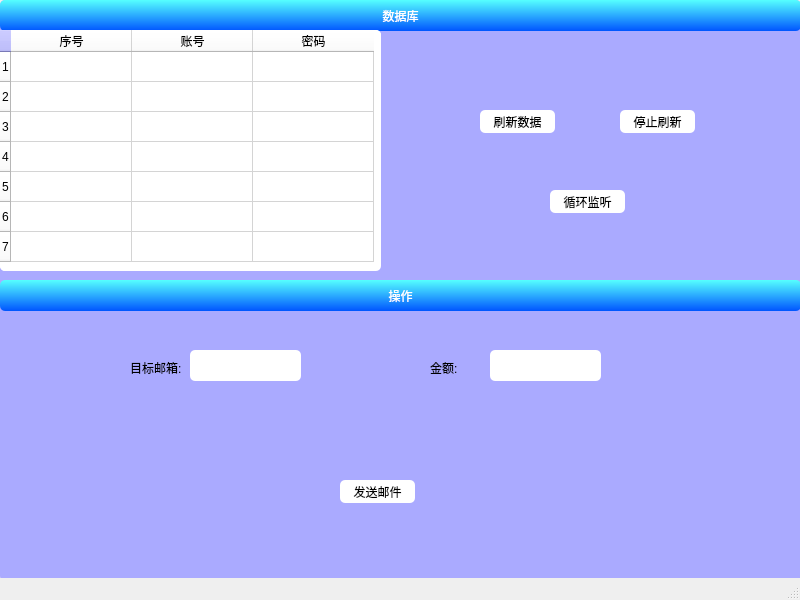
<?xml version="1.0" encoding="UTF-8"?>
<ui version="4.0">
 <class>MainWindow</class>
 <widget class="QMainWindow" name="MainWindow">
  <property name="geometry">
   <rect>
    <x>0</x>
    <y>0</y>
    <width>800</width>
    <height>600</height>
   </rect>
  </property>
  <property name="windowTitle">
   <string>MainWindow</string>
  </property>
  <widget class="QWidget" name="centralwidget">
   <widget class="QWidget" name="widget" native="true">
    <property name="geometry">
     <rect>
      <x>0</x>
      <y>0</y>
      <width>801</width>
      <height>581</height>
     </rect>
    </property>
    <property name="styleSheet">
     <string notr="true">background-color:rgb(170, 170, 255);border-radius:5px;</string>
    </property>
    <widget class="QLabel" name="label">
     <property name="geometry">
      <rect>
       <x>0</x>
       <y>0</y>
       <width>801</width>
       <height>31</height>
      </rect>
     </property>
     <property name="styleSheet">
      <string notr="true">background-color:qlineargradient(spread:pad, x1:0, y1:1, x2:0, y2:0, stop:0 rgba(0, 85, 255, 255), stop:1 rgba(85, 255, 255, 255));
font: 75 18pt &quot;Aharoni&quot;;color:#fff</string>
     </property>
     <property name="text">
      <string>数据库</string>
     </property>
     <property name="alignment">
      <set>Qt::AlignCenter</set>
     </property>
    </widget>
    <widget class="QLabel" name="label_2">
     <property name="geometry">
      <rect>
       <x>0</x>
       <y>280</y>
       <width>801</width>
       <height>31</height>
      </rect>
     </property>
     <property name="styleSheet">
      <string notr="true">background-color:qlineargradient(spread:pad, x1:0, y1:1, x2:0, y2:0, stop:0 rgba(0, 85, 255, 255), stop:1 rgba(85, 255, 255, 255));
font: 75 18pt &quot;Aharoni&quot;;color:#fff</string>
     </property>
     <property name="text">
      <string>操作</string>
     </property>
     <property name="alignment">
      <set>Qt::AlignCenter</set>
     </property>
    </widget>
    <widget class="QLineEdit" name="lineEdit">
     <property name="geometry">
      <rect>
       <x>190</x>
       <y>350</y>
       <width>111</width>
       <height>31</height>
      </rect>
     </property>
     <property name="styleSheet">
      <string notr="true">background-color:rgb(255, 255, 255)</string>
     </property>
    </widget>
    <widget class="QLabel" name="label_3">
     <property name="geometry">
      <rect>
       <x>130</x>
       <y>360</y>
       <width>51</width>
       <height>16</height>
      </rect>
     </property>
     <property name="text">
      <string>目标邮箱:</string>
     </property>
    </widget>
    <widget class="QPushButton" name="pushButton">
     <property name="geometry">
      <rect>
       <x>340</x>
       <y>480</y>
       <width>75</width>
       <height>23</height>
      </rect>
     </property>
     <property name="styleSheet">
      <string notr="true">background-color:rgb(255, 255, 255)</string>
     </property>
     <property name="text">
      <string>发送邮件</string>
     </property>
    </widget>
    <widget class="QPushButton" name="pushButton_2">
     <property name="geometry">
      <rect>
       <x>480</x>
       <y>110</y>
       <width>75</width>
       <height>23</height>
      </rect>
     </property>
     <property name="styleSheet">
      <string notr="true">background-color:rgb(255, 255, 255)</string>
     </property>
     <property name="text">
      <string>刷新数据</string>
     </property>
    </widget>
    <widget class="QPushButton" name="pushButton_3">
     <property name="geometry">
      <rect>
       <x>550</x>
       <y>190</y>
       <width>75</width>
       <height>23</height>
      </rect>
     </property>
     <property name="styleSheet">
      <string notr="true">background-color:rgb(255, 255, 255)</string>
     </property>
     <property name="text">
      <string>循环监听</string>
     </property>
    </widget>
    <widget class="QPushButton" name="pushButton_4">
     <property name="geometry">
      <rect>
       <x>620</x>
       <y>110</y>
       <width>75</width>
       <height>23</height>
      </rect>
     </property>
     <property name="styleSheet">
      <string notr="true">background-color:rgb(255, 255, 255)</string>
     </property>
     <property name="text">
      <string>停止刷新</string>
     </property>
    </widget>
    <widget class="QTableWidget" name="tableWidget">
     <property name="geometry">
      <rect>
       <x>0</x>
       <y>30</y>
       <width>381</width>
       <height>241</height>
      </rect>
     </property>
     <property name="styleSheet">
      <string notr="true">background-color:rgb(255, 255, 255)</string>
     </property>
     <property name="rowCount">
      <number>7</number>
     </property>
     <attribute name="horizontalHeaderDefaultSectionSize">
      <number>121</number>
     </attribute>
     <row>
      <property name="text">
       <string>1</string>
      </property>
     </row>
     <row>
      <property name="text">
       <string>2</string>
      </property>
     </row>
     <row>
      <property name="text">
       <string>3</string>
      </property>
     </row>
     <row/>
     <row/>
     <row/>
     <row/>
     <column>
      <property name="text">
       <string>序号</string>
      </property>
      <property name="foreground">
       <brush brushstyle="SolidPattern">
        <color alpha="255">
         <red>0</red>
         <green>0</green>
         <blue>0</blue>
        </color>
       </brush>
      </property>
     </column>
     <column>
      <property name="text">
       <string>账号</string>
      </property>
     </column>
     <column>
      <property name="text">
       <string>密码</string>
      </property>
     </column>
    </widget>
    <widget class="QLineEdit" name="lineEdit_2">
     <property name="geometry">
      <rect>
       <x>490</x>
       <y>350</y>
       <width>111</width>
       <height>31</height>
      </rect>
     </property>
     <property name="styleSheet">
      <string notr="true">background-color:rgb(255, 255, 255)</string>
     </property>
    </widget>
    <widget class="QLabel" name="label_4">
     <property name="geometry">
      <rect>
       <x>430</x>
       <y>360</y>
       <width>51</width>
       <height>16</height>
      </rect>
     </property>
     <property name="text">
      <string>金额:</string>
     </property>
    </widget>
   </widget>
  </widget>
  <widget class="QMenuBar" name="menubar">
   <property name="geometry">
    <rect>
     <x>0</x>
     <y>0</y>
     <width>800</width>
     <height>23</height>
    </rect>
   </property>
  </widget>
  <widget class="QStatusBar" name="statusbar"/>
 </widget>
 <resources/>
 <connections/>
</ui>
